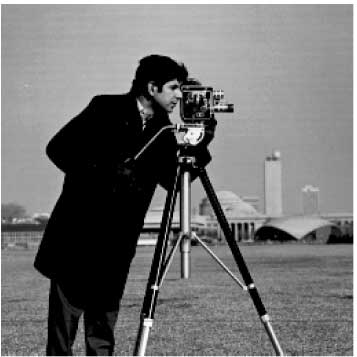
%> input picture Lab 1/attachments/cameraman.jpg, 357 x 357 px, given in place of cameraman.tif, which was not available
$ octave --eval "main;"   (GNU Octave 9; MATLAB toolbox functions it lacks are replaced by stand-ins)
%> lines starting %> are read from the running program, lines starting %| are printed output that depends on the picture; pictures that were not available may be replaced by others from this repository, and a replacement may not be noted
### Lab 2/matlab/phielp/gD.m
function gaussDer = gD(f, sigma, xorder, yorder)

    M = round(3 * sigma);
    X = -M:M;
    G = Gauss1(sigma);
    Gx = G;
    Gy = G;

    if xorder == 1
        Gx = -(X./sigma^2).*G;
    end

    if xorder == 2
        Gx = ((X.^2./sigma^4)-(1/sigma^2)).*G;
    end

    if yorder == 1
        Gy = (-(X./sigma^2).*G);
    end

    if yorder == 2
        Gy = (((X.^2./sigma^4)-(1/sigma^2)).*G);
    end

    im = imfilter(Gx, Gy', 'conv', 'replicate');
    gaussder = imfilter(f, im, 'conv' ,'replicate');
    imshow(gaussder);
end

### Lab 2/matlab/phielp/Gauss.m
function gauss = Gauss(sigma)

% choose range
M = ceil(3 * sigma);
N = ceil(3 * sigma);
x = -M:M;
y = -N:N;

% create sampling grid
[X, Y] = meshgrid(x, y);

% calculate Gaussian
gauss = exp(-X.^2 ./(2*sigma^2)-Y.^2/(2*sigma^2));
gauss = gauss./ (2*pi*sigma)^2;
gauss = (1/sum(gauss(:))) * gauss;

end

### Lab 2/matlab/phielp/Gauss1.m
function gauss = Gauss1(sigma)

% choose range
M = ceil(3 * sigma);
X = -M:M;

% calculate Gaussian
gauss = exp(-X.^2 ./(2*sigma^2));
gauss = gauss ./ (sqrt(2*pi) * sigma);
gauss = (1/sum(gauss(:))) * gauss;

end

### Lab 2/matlab/phielp/main.m
%% Exercise 2
% Max Bos (10669027) and Philip Bouman (10668667)

function main()
%% 1. Convolution

im = imread('cameraman.tif');
%> im is the input picture: size 357x357x3 uint8; min 0, max 255, mean 115.4

% Motionblur (shift 5 px to the right)
mblur = 1/6 * [1 1 1 1 1 1];
% Intensity increase by 3
intens = 3;
% Average 3x3 neighbourhood
average = 1/9 *[1 1 1; 1 1 1; 1 1 1];

% Plot results
figure;
subplot(2, 2, 1);
imshow(imfilter(im, mblur, 'conv', 'replicate'));
title('Motion blur with 5px to right');
subplot(2, 2, 2);
imshow(imfilter(im, intens, 'conv', 'replicate'));
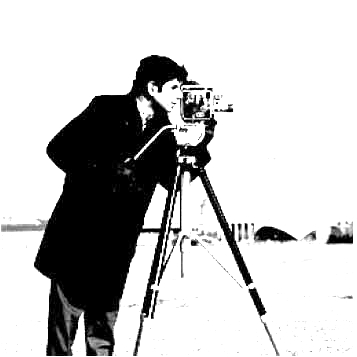
%> displayed picture: size 357x357x3, on the screen's scale of 0 to 255; min 0, max 255, mean 196.4
title('Increased intensity (+3)');
subplot(2, 2, 3);
imshow(imfilter(im, average, 'conv', 'replicate'));
title('Average from 3x3 neighbourhood');

%% 2. Implementation of Gaussian derivatives

sum(sum(Gauss(3)))
sum(Gauss1(3))
% area is always 1

% kernel plot
figure;
mesh(Gauss(3))
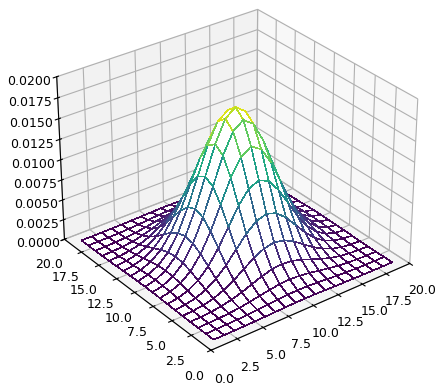
%> figure redrawn from the program's plot data

% 2D vs. 1D complexity plot

for i=1:10
    tic;
    H = imfilter(im, Gauss(i), 'conv', 'replicate');
    elapsedTime(i) = toc;
end
%> after the loop, elapsedTime = [0.0174 0.0321 0.0557 0.0872 0.131 0.212 0.249 0.312 0.442 0.484]
figure;
plot(elapsedTime);
xlabel('sigma');
ylabel('time');
title('Gaussian complexity');

hold on;
for i=1:10
    tic;
    H = imfilter(im, Gauss1(i)', 'conv', 'replicate');
    elapsedTime(i) = toc;
end
%> after the loop, elapsedTime = [0.0129 0.0186 0.0141 0.0121 0.0145 0.0136 0.0164 0.015 0.0176 0.0164]
plot(elapsedTime);
hold off;

legend('2D', '1D');
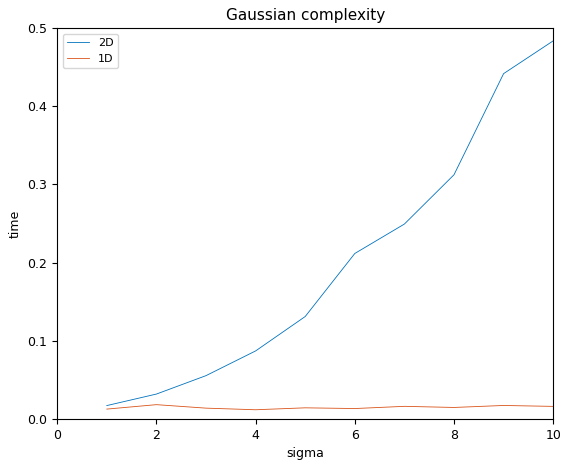
%> figure redrawn from the program's plot data; curve peaks at x = 10, y = 0.484; curve peaks at x = 2, y = 0.0186

%% derivatives

figure;
imshow(gD(im,0.5,1,2),[]);
%> in gD, `gaussder = imfilter(f, im, 'conv' ,'replicate');`:
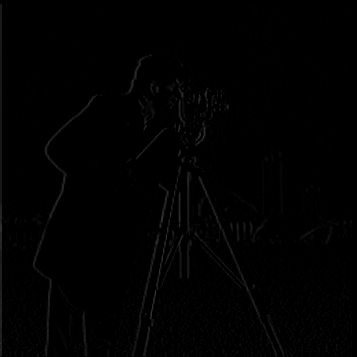
%> gaussder: size 357x357x3 uint8; min 0, max 57, mean 1.3

% figure
% F = gD(im, 1, 2, 2);
% imshow(F, []);

%% 3. Canny Edge Detector

%% 3.2
x = -100:100;
y = -100:100;
[X, Y] = meshgrid(x,y);

A = 1; B = 2; V = 6*pi/201; W = 4*pi/201;
F = A * sin(V*X) + B * cos(W*Y);
Fx = A * V * cos(V * X);
Fy = -B * W * sin(W * Y);
Fxx = -(A * V)^2 * sin(V * X);
Fyy = -(B * W)^2 * cos(W * Y);

figure;
subplot(2,3,1);
imshow(F, [], 'xData', x, 'yData', y);
title('original');
subplot(2,3,2);
imshow(Fx, [], 'xData', x, 'yData', y);
title('1st order derivative in x-dir.');
subplot(2,3,3);
imshow(Fy, [], 'xData', x, 'yData', y);
title('1st order derivative in y-dir.');
subplot(2,3,4);
imshow(Fxx, [], 'xData', x, 'yData', y);
title('2nd order derivative in x-dir.');
subplot(2,3,5);
imshow(Fyy, [], 'xData', x, 'yData', y);
title('2nd order derivative in y-dir.');
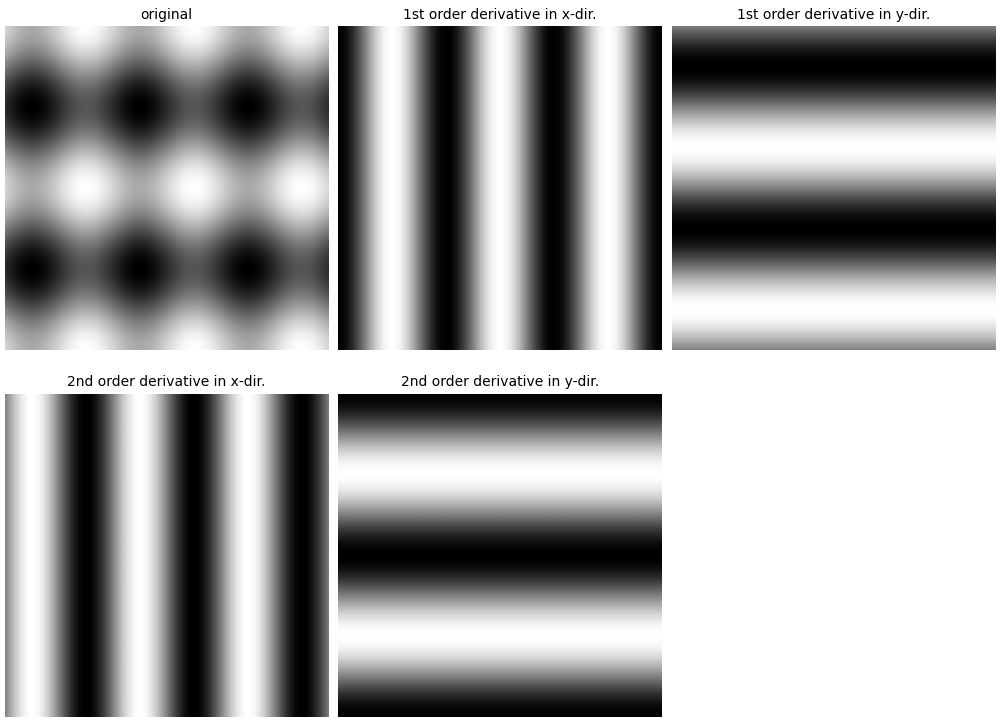
%> figure redrawn from the program's plot data, 5 panels

%% 3.3

xx = -100:10:100;
yy = -100:10:100;
[XX, YY] = meshgrid(xx, yy);

A = 1; B = 2; V = 6*pi/201; W = 4*pi/201;
F = A * sin(V*X) + B * cos(W*Y);
Fx = A * V * cos(V * XX);
Fy = -B * W * sin(W * YY);

imshow(F, [], 'xData', x, 'yData', y);
hold on;
quiver(xx, yy, Fx, Fy, 'x');
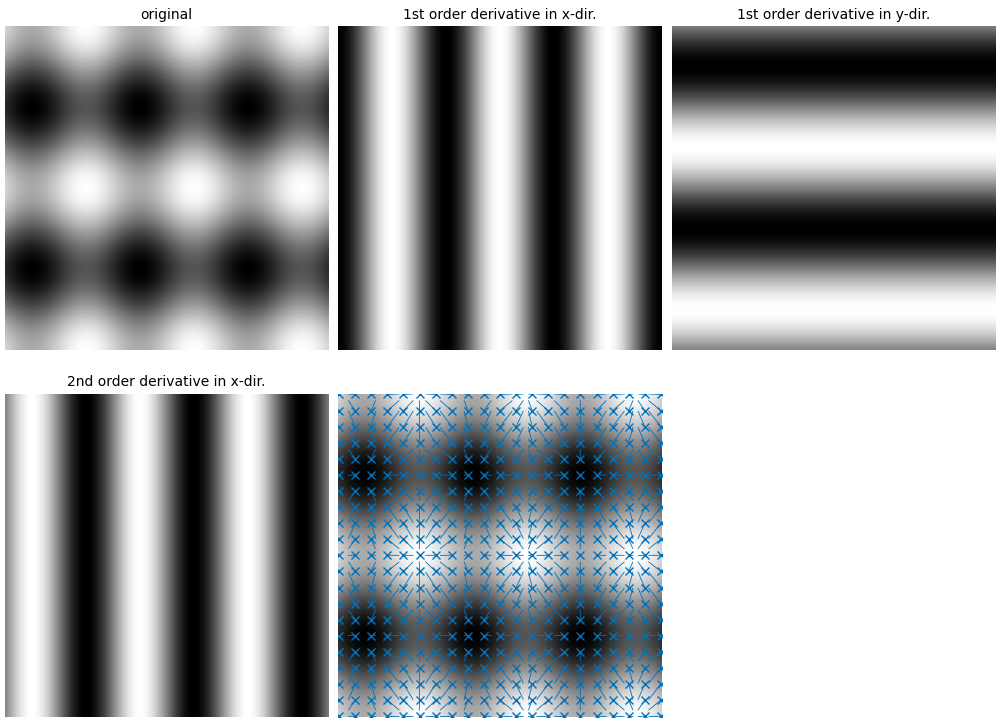
%> figure redrawn from the program's plot data, 5 panels
hold off;

%% 3.4

xx = -100:10:100;
yy = -100:10:100;
[XX, YY] = meshgrid(xx, yy);

A = 1; B = 2; V = 6*pi/201; W = 4*pi/201;
F = A * sin(V*X) + B * cos(W*Y);
Gx = gD(F, 1, 1, 0);
%> call 2 of gD, with sigma = 1, xorder = 1, yorder = 0
%> in gD (call 2), `imshow(gaussder);`:
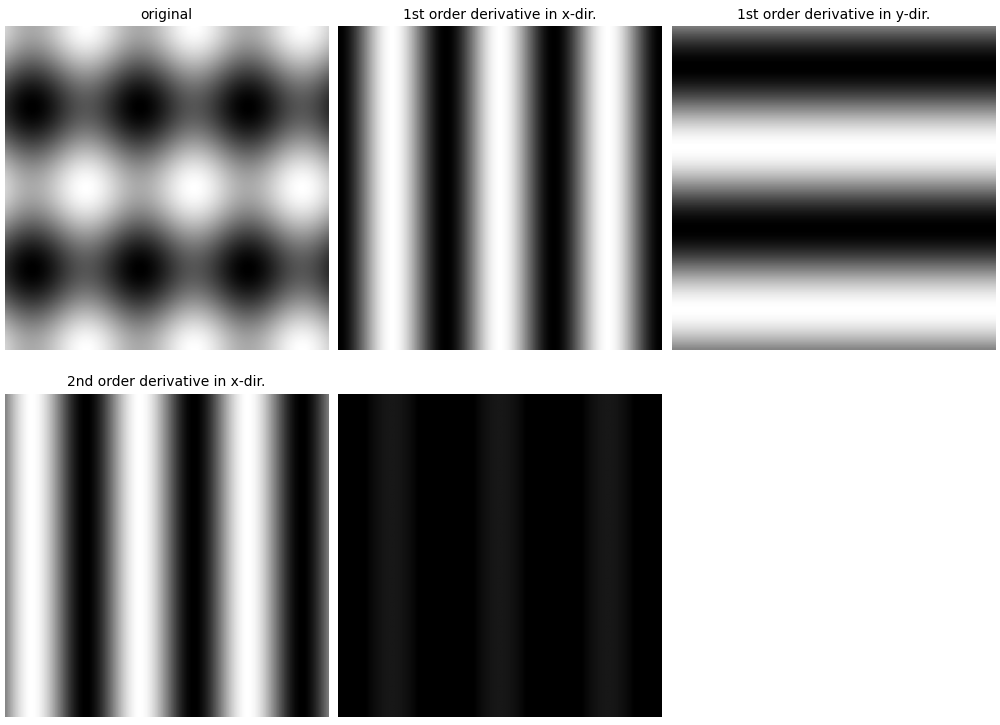
%> figure redrawn from the program's plot data, 5 panels
Gy = gD(F, 1, 0, 1);

imshow(F, [], 'xData', x, 'yData', y);
hold on;
quiver(xx, yy, Gx, Gy, 'x');
hold off;

end
%> (the run ends here)

$ run again, with Lab 1/attachments/view2.jpg copied over Lab 1/attachments/cameraman.jpg
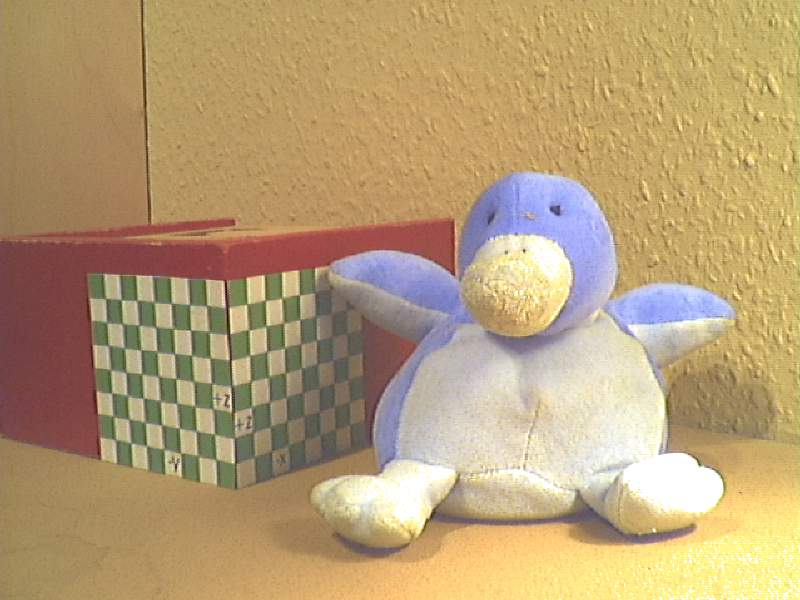
%> input picture Lab 1/attachments/view2.jpg, 800 x 600 px, given in place of cameraman.tif, which was not available
%> in main, im is the input picture: size 600x800x3 uint8; mean R, G, B 183.3, 158.1, 118.3
%> after the loop in main, `for i=1:10`: elapsedTime = [0.055 0.111 0.194 0.317 0.534 0.661 0.876 1.12 1.4 1.72]
%> after the loop in main, `for i=1:10`: elapsedTime = [0.0391 0.0749 0.0779 0.0438 0.0475 0.0439 0.0547 0.0489 0.0606 0.0561]
%> in main, `legend('2D', '1D');`:
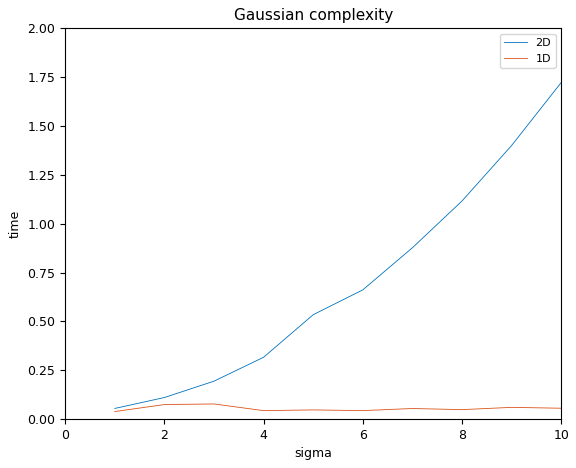
%> figure redrawn from the program's plot data; curve peaks at x = 10, y = 1.72; curve peaks at x = 3, y = 0.0779
%> in gD, `gaussder = imfilter(f, im, 'conv' ,'replicate');`:
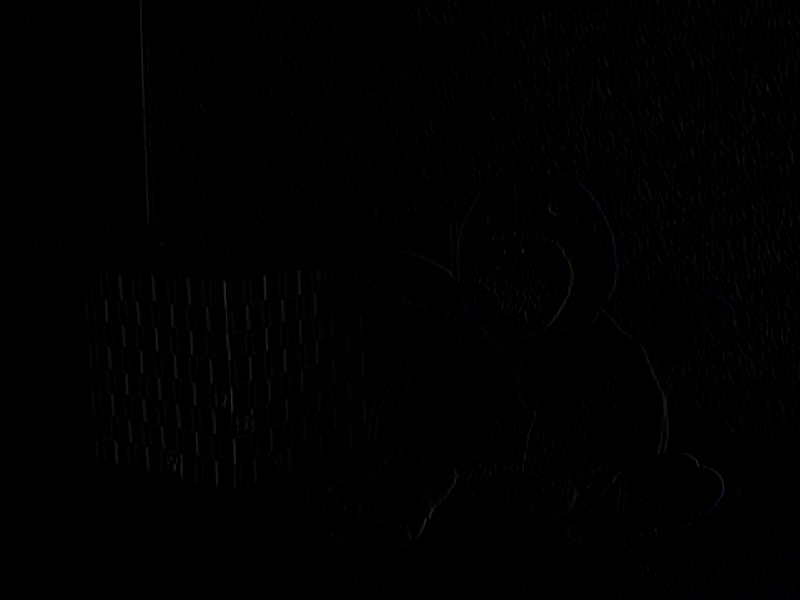
%> gaussder: size 600x800x3 uint8; mean R, G, B 0.8, 0.8, 0.9
